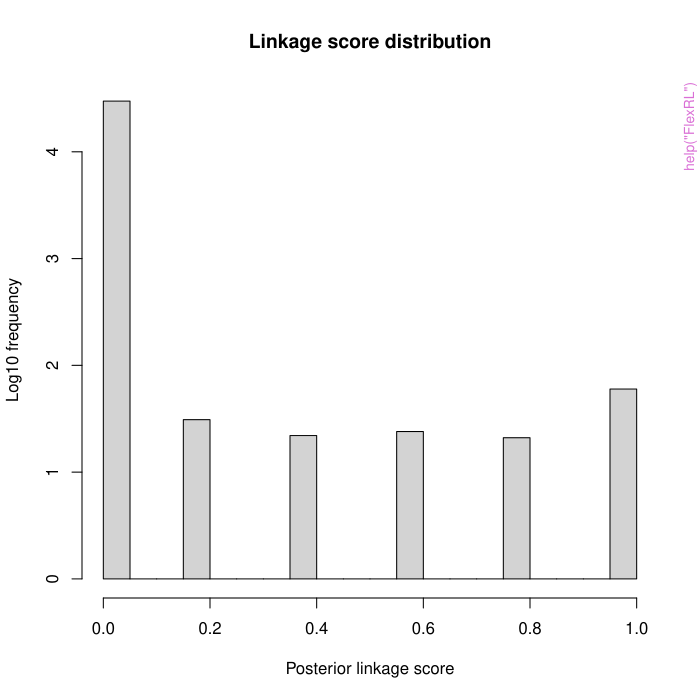

R code for this plot:
pkgname <- "FlexRL"
source(file.path(R.home("share"), "R", "examples-header.R"))
options(warn = 1)
base::assign(".ExTimings", "FlexRL-Ex.timings", pos = 'CheckExEnv')
base::cat("name\tuser\tsystem\telapsed\n", file=base::get(".ExTimings", pos = 'CheckExEnv'))
base::assign(".format_ptime",
function(x) {
  if(!is.na(x[4L])) x[1L] <- x[1L] + x[4L]
  if(!is.na(x[5L])) x[2L] <- x[2L] + x[5L]
  options(OutDec = '.')
  format(x[1L:3L], digits = 7L)
},
pos = 'CheckExEnv')

### * </HEADER>
library('FlexRL')

base::assign(".oldSearch", base::search(), pos = 'CheckExEnv')
base::assign(".old_wd", base::getwd(), pos = 'CheckExEnv')
cleanEx()
nameEx("FDP_score")
### * FDP_score

flush(stderr()); flush(stdout())

base::assign(".ptime", proc.time(), pos = "CheckExEnv")
### Name: FDP_score
### Title: Model specific, linkage score based, false discovery proportion
###   at a given threshold
### Aliases: FDP_score

### ** Examples

PIVs_config <- list( V1 = list(dynamics = "stable",
                               bound_mistakes = c(0.10,0.10),
                               fix_mistakes = c(NA,NA)),
                     V2 = list(dynamics = "stable",
                               bound_mistakes = c(0.10,0.10),
                               fix_mistakes = c(NA,NA)),
                     V3 = list(dynamics = "flexible",
                               bound_mistakes = c(NA,NA),
                               fix_mistakes = c(NA,NA)),
                     V4 = list(dynamics = "structured",
                               bound_mistakes = c(NA,NA),
                               fix_mistakes = c(0.03,0.03),
                               cond_hazard_cov = list(cov1=c("Xe", "Xf"),
                                                      cov2=c())) )
n_values  <- c( 5, 6, 7, 12 )
p_mistake <- list( V1 = c(0.02, 0.02), V2 = c(0.02, 0.02),
                   V3 = c(0.05, 0.05), V4 = c(0.02, 0.02) )
p_missing <- list( V1 = c(0.005, 0.005), V2 = c(0.005, 0.005),
                   V3 = c(0.005, 0.005), V4 = c(0.005, 0.005) )
cond_hazard_params <- list( V1 = c(), V2 = c(), 
                             V3 = c(), V4 = log(c(0.7, 0.6, 0.5)) )
gen_data <- simulate_data( PIVs_config, n_values, c(150, 200), 100, 
                           p_mistake, p_missing, cond_hazard_params, TRUE )
prep_data <- prepare_data( gen_data$data1, gen_data$data2, "1", "2",
                           PIVs_config, TRUE, "entity_id", TRUE )
fit <- StEM( data = prep_data, StEM_iter = 10, StEM_burnin = 5,
             gibbs_iter = 10, gibbs_burnin = 5, n_post_sample = 10 )
FDP_score(fit$Delta$x, 0.5)
FDP_score(fit$Delta$x, 0.75)



base::assign(".dptime", (proc.time() - get(".ptime", pos = "CheckExEnv")), pos = "CheckExEnv")
base::cat("FDP_score", base::get(".format_ptime", pos = 'CheckExEnv')(get(".dptime", pos = "CheckExEnv")), "\n", file=base::get(".ExTimings", pos = 'CheckExEnv'), append=TRUE, sep="\t")
cleanEx()
nameEx("FDP_synth")
### * FDP_synth

flush(stderr()); flush(stdout())

base::assign(".ptime", proc.time(), pos = "CheckExEnv")
### Name: FDP_synth
### Title: Model agnostic, based on synthetic data, false discovery
###   proportion at a given threshold
### Aliases: FDP_synth

### ** Examples

PIVs_config <- list( V1 = list(dynamics = "stable",
                               bound_mistakes = c(0.10,0.10),
                               fix_mistakes = c(NA,NA)),
                     V2 = list(dynamics = "stable",
                               bound_mistakes = c(0.10,0.10),
                               fix_mistakes = c(NA,NA)),
                     V3 = list(dynamics = "flexible",
                               bound_mistakes = c(NA,NA),
                               fix_mistakes = c(NA,NA)),
                     V4 = list(dynamics = "structured",
                               bound_mistakes = c(NA,NA),
                               fix_mistakes = c(0.03,0.03),
                               cond_hazard_cov = list(cov1=c("Xe", "Xf"),
                                                      cov2=c())) )
n_values  <- c( 5, 6, 7, 12 )
p_mistake <- list( V1 = c(0.02, 0.02), V2 = c(0.02, 0.02),
                   V3 = c(0.05, 0.05), V4 = c(0.02, 0.02) )
p_missing <- list( V1 = c(0.005, 0.005), V2 = c(0.005, 0.005),
                   V3 = c(0.005, 0.005), V4 = c(0.005, 0.005) )
cond_hazard_params <- list( V1 = c(), V2 = c(), 
                             V3 = c(), V4 = log(c(0.7, 0.6, 0.5)) )
gen_data <- simulate_data( PIVs_config, n_values, c(150, 200), 100, 
                           p_mistake, p_missing, cond_hazard_params, TRUE )
prep_data <- prepare_data( gen_data$data1, gen_data$data2, "1", "2",
                           PIVs_config, TRUE, "entity_id", TRUE )
PIVs <- names(PIVs_config)
n_synth <-as.integer(0.10 * nrow(prep_data$encodedB))
new_data <- synthesise("arf", prep_data$encodedA[, c(PIVs,"local_id","source",
                      "date",prep_data$PIVs_config$V4$cond_hazard_cov$covA)],
                      prep_data$encodedB[, c(PIVs,"local_id","source","date",
                      prep_data$PIVs_config$V4$cond_hazard_cov$covB)], PIVs, 
                      n_synth, TRUE)
new_data$dataA[PIVs][is.na(new_data$dataA[PIVs])] <- 0
new_data$dataB[PIVs][is.na(new_data$dataB[PIVs])] <- 0
# cannot model dynamics for synthetic data, set dates to 0
new_data$dataA$date[is.na(new_data$dataA$date)] <- 0
new_data$dataB$date[is.na(new_data$dataB$date)] <- 0
arguments <- list(data = prep_data, StEM_iter = 5, StEM_burnin = 2, 
                  gibbs_iter = 5, gibbs_burnin = 2, n_post_sample = 5)
fit_flexrl <- link_with_FlexRL(new_data$dataA, new_data$dataB, arguments)  
FDP_synth(fit_flexrl$idxA, fit_flexrl$idxB, fit_flexrl$LinkScore, 0.5,
          nrow(prep_data$encodedA), nrow(prep_data$encodedB), 
          n_synth)



base::assign(".dptime", (proc.time() - get(".ptime", pos = "CheckExEnv")), pos = "CheckExEnv")
base::cat("FDP_synth", base::get(".format_ptime", pos = 'CheckExEnv')(get(".dptime", pos = "CheckExEnv")), "\n", file=base::get(".ExTimings", pos = 'CheckExEnv'), append=TRUE, sep="\t")
cleanEx()
nameEx("FlexRL")
### * FlexRL

flush(stderr()); flush(stdout())

base::assign(".ptime", proc.time(), pos = "CheckExEnv")
### Name: FlexRL
### Title: FlexRL: A Flexible Model for Record Linkage
### Aliases: FlexRL-package FlexRL

### ** Examples

# Link two simulated sources with 4 PIVs: two stable, one flexible, one
# structured. The true links are known, so performance can be computed.
PIVs_config <- list( V1 = list(dynamics = "stable",
                               bound_mistakes = c(0.10,0.10),
                               fix_mistakes = c(NA,NA)),
                     V2 = list(dynamics = "stable",
                               bound_mistakes = c(0.10,0.10),
                               fix_mistakes = c(NA,NA)),
                     V3 = list(dynamics = "flexible",
                               bound_mistakes = c(NA,NA),
                               fix_mistakes = c(NA,NA)),
                     V4 = list(dynamics = "structured",
                               bound_mistakes = c(NA,NA),
                               fix_mistakes = c(0.03,0.03),
                               cond_hazard_cov = list(cov1=c("Xe", "Xf"),
                                                      cov2=c())) )
n_values  <- c( 5, 6, 7, 12 )
p_mistake <- list( V1 = c(0.02, 0.02), V2 = c(0.02, 0.02),
                  V3 = c(0.05, 0.05), V4 = c(0.02, 0.02) )
p_missing <- list( V1 = c(0.005, 0.005), V2 = c(0.005, 0.005),
                  V3 = c(0.005, 0.005), V4 = c(0.005, 0.005) )
cond_hazard_params <- list(V1 = c(), V2 = c(),
                           V3 = c(), V4 = log(c(0.7, 0.6, 0.5)))
gen_data <- simulate_data( PIVs_config, n_values, c(150, 200), 100,
                           p_mistake, p_missing, cond_hazard_params,
                           TRUE, survival_model("exponential") )
prep_data <- prepare_data( gen_data$data1, gen_data$data2, "1", "2",
                           PIVs_config, TRUE, "entity_id", TRUE )
fit <- StEM( data = prep_data, StEM_iter = 5, StEM_burnin = 2,
             gibbs_iter = 5, gibbs_burnin = 2, n_post_sample = 5 )

# linked pairs and performance against the true pairs
linked <- fit$Delta[fit$Delta$x > 0.5, ]
linked_pairs <- paste(linked$i, linked$j, sep = "_")
true_pairs   <- paste(prep_data$true_pairs[[1]], prep_data$true_pairs[[2]], sep = "_")
tp <- length(intersect(linked_pairs, true_pairs))
fp <- length(setdiff(linked_pairs, true_pairs))
fn <- length(setdiff(true_pairs, linked_pairs))
c(LinkageDecisionRule = 0.5, FDP = fp / (tp + fp), Sensitivity = tp / (tp + fn))

# diagnostics for inference on the linked data
diag <- RL_diagnostics(fit, prep_data$encodedA, prep_data$encodedB,
                       names(PIVs_config),
                       list(V1 = FALSE, V2 = FALSE, V3 = FALSE, V4 = TRUE),
                       names(PIVs_config),
                       true_pairs = prep_data$true_pairs, FDP_estimation = TRUE,
                       RL_method = "FlexRL", data = prep_data,
                       StEM_iter = 5, StEM_burnin = 2,
                       gibbs_iter = 5, gibbs_burnin = 2, n_post_sample = 5,
                       maxIter4CV = 1, n_repeats = 1)
diag # print(diag)
print(diag, threshold = 0.75)
plot(diag, "scores")
plot(diag, "distributions", threshold = 0.75)
plot(diag, "convergence")
plot(diag, "FDP")
plot(diag, "discrepancy")



base::assign(".dptime", (proc.time() - get(".ptime", pos = "CheckExEnv")), pos = "CheckExEnv")
base::cat("FlexRL", base::get(".format_ptime", pos = 'CheckExEnv')(get(".dptime", pos = "CheckExEnv")), "\n", file=base::get(".ExTimings", pos = 'CheckExEnv'), append=TRUE, sep="\t")
cleanEx()
nameEx("RL_agreement")
### * RL_agreement

flush(stderr()); flush(stdout())

base::assign(".ptime", proc.time(), pos = "CheckExEnv")
### Name: RL_agreement
### Title: Agreement rate of pairs on shared variables
### Aliases: RL_agreement

### ** Examples

PIVs_config <- list( V1 = list(dynamics = "stable",
                               bound_mistakes = c(0.10,0.10),
                               fix_mistakes = c(NA,NA)),
                     V2 = list(dynamics = "stable",
                               bound_mistakes = c(0.10,0.10),
                               fix_mistakes = c(NA,NA)),
                     V3 = list(dynamics = "flexible",
                               bound_mistakes = c(NA,NA),
                               fix_mistakes = c(NA,NA)),
                     V4 = list(dynamics = "structured",
                               bound_mistakes = c(NA,NA),
                               fix_mistakes = c(0.03,0.03),
                               cond_hazard_cov = list(cov1=c("Xe", "Xf"),
                                                      cov2=c())) )
n_values  <- c( 5, 6, 7, 12 )
p_mistake <- list( V1 = c(0.02, 0.02), V2 = c(0.02, 0.02),
                   V3 = c(0.05, 0.05), V4 = c(0.02, 0.02) )
p_missing <- list( V1 = c(0.005, 0.005), V2 = c(0.005, 0.005),
                   V3 = c(0.005, 0.005), V4 = c(0.005, 0.005) )
cond_hazard_params <- list( V1 = c(), V2 = c(), 
                             V3 = c(), V4 = log(c(0.7, 0.6, 0.5)) )
gen_data <- simulate_data( PIVs_config, n_values, c(150, 200), 100, 
                           p_mistake, p_missing, cond_hazard_params, TRUE )
prep_data <- prepare_data( gen_data$data1, gen_data$data2, "1", "2",
                           PIVs_config, TRUE, "entity_id", TRUE )
fit <- StEM( data = prep_data, StEM_iter = 10, StEM_burnin = 5, 
             gibbs_iter = 10, gibbs_burnin = 5, n_post_sample = 10 )                         
linked_pairs <- fit$Delta[fit$Delta$x > 0.5, ]
RL_agreement( prep_data$encodedA, prep_data$encodedB,
              names(PIVs_config), linked_pairs )
RL_agreement( prep_data$encodedA, prep_data$encodedB,
              names(PIVs_config), prep_data$true_pairs )



base::assign(".dptime", (proc.time() - get(".ptime", pos = "CheckExEnv")), pos = "CheckExEnv")
base::cat("RL_agreement", base::get(".format_ptime", pos = 'CheckExEnv')(get(".dptime", pos = "CheckExEnv")), "\n", file=base::get(".ExTimings", pos = 'CheckExEnv'), append=TRUE, sep="\t")
cleanEx()
nameEx("RL_diagnostics")
### * RL_diagnostics

flush(stderr()); flush(stdout())

base::assign(".ptime", proc.time(), pos = "CheckExEnv")
### Name: RL_diagnostics
### Title: Post-linkage diagnostics
### Aliases: RL_diagnostics

### ** Examples

PIVs_config <- list( V1 = list(dynamics = "stable",
                               bound_mistakes = c(0.10,0.10),
                               fix_mistakes = c(NA,NA)),
                     V2 = list(dynamics = "stable",
                               bound_mistakes = c(0.10,0.10),
                               fix_mistakes = c(NA,NA)),
                     V3 = list(dynamics = "flexible",
                               bound_mistakes = c(NA,NA),
                               fix_mistakes = c(NA,NA)),
                     V4 = list(dynamics = "structured",
                               bound_mistakes = c(NA,NA),
                               fix_mistakes = c(0.03,0.03),
                               cond_hazard_cov = list(cov1=c("Xe", "Xf"),
                                                      cov2=c())) )
n_values  <- c( 5, 6, 7, 12 )
p_mistake <- list( V1 = c(0.02, 0.02), V2 = c(0.02, 0.02),
                   V3 = c(0.05, 0.05), V4 = c(0.02, 0.02) )
p_missing <- list( V1 = c(0.005, 0.005), V2 = c(0.005, 0.005),
                   V3 = c(0.005, 0.005), V4 = c(0.005, 0.005) )
cond_hazard_params <- list( V1 = c(), V2 = c(), 
                             V3 = c(), V4 = log(c(0.7, 0.6, 0.5)) )
gen_data <- simulate_data( PIVs_config, n_values, c(150, 200), 100, 
                           p_mistake, p_missing, cond_hazard_params, TRUE )
prep_data <- prepare_data( gen_data$data1, gen_data$data2, "1", "2",
                           PIVs_config, TRUE, "entity_id", TRUE )
PIVs <- names(PIVs_config)  
PIVs_type <- list(V1=FALSE, V2=FALSE, V3=FALSE, V4=TRUE)
fit_brl <- link_with_BRL( prep_data$encodedA, prep_data$encodedB, 
                          list( flds = PIVs, 
                                types = rep("bi",length(PIVs)),
                                nIter = 500 ) )
diag_brl <- RL_diagnostics(fit_brl, prep_data$encodedA, prep_data$encodedB,
                           PIVs, PIVs_type, PIVs, true_pairs = prep_data$true_pairs,
                           FDP_estimation = TRUE, RL_method = "BRL", 
                           flds = PIVs, types = rep("bi",length(PIVs)), nIter = 500,
                           maxIter4CV = 1, n_repeats = 1)
diag_brl # print(diag_brl)
print(diag_brl, threshold = 0.75)
plot(diag_brl, "scores")
plot(diag_brl, "distributions", threshold = 0.75)
plot(diag_brl, "FDP")
plot(diag_brl, "discrepancy")



base::assign(".dptime", (proc.time() - get(".ptime", pos = "CheckExEnv")), pos = "CheckExEnv")
base::cat("RL_diagnostics", base::get(".format_ptime", pos = 'CheckExEnv')(get(".dptime", pos = "CheckExEnv")), "\n", file=base::get(".ExTimings", pos = 'CheckExEnv'), append=TRUE, sep="\t")
cleanEx()
nameEx("StEM")
### * StEM

flush(stderr()); flush(stdout())

base::assign(".ptime", proc.time(), pos = "CheckExEnv")
### Name: StEM
### Title: Stochastic Expectation-Maximisation for record linkage
### Aliases: StEM

### ** Examples

PIVs_config <- list( V1 = list(dynamics = "stable",
                               bound_mistakes = c(0.10,0.10),
                               fix_mistakes = c(NA,NA)),
                     V2 = list(dynamics = "stable",
                               bound_mistakes = c(0.10,0.10),
                               fix_mistakes = c(NA,NA)),
                     V3 = list(dynamics = "flexible",
                               bound_mistakes = c(NA,NA),
                               fix_mistakes = c(NA,NA)),
                     V4 = list(dynamics = "structured",
                               bound_mistakes = c(NA,NA),
                               fix_mistakes = c(0.03,0.03),
                               cond_hazard_cov = list(cov1=c("Xe", "Xf"),
                                                      cov2=c())) )
n_values  <- c( 5, 6, 7, 12 )
p_mistake <- list( V1 = c(0.02, 0.02), V2 = c(0.02, 0.02),
                   V3 = c(0.05, 0.05), V4 = c(0.02, 0.02) )
p_missing <- list( V1 = c(0.005, 0.005), V2 = c(0.005, 0.005),
                   V3 = c(0.005, 0.005), V4 = c(0.005, 0.005) )
                   
cond_hazard_params1 <- list( V1 = c(), V2 = c(), 
                             V3 = c(), V4 = log(c(0.7, 0.6, 0.5)) )
gen_data <- simulate_data( PIVs_config, n_values, c(150, 200), 100, 
                           p_mistake, p_missing, cond_hazard_params1, TRUE )
prep_data <- prepare_data( gen_data$data1, gen_data$data2, "1", "2",
                           PIVs_config, TRUE, "entity_id", TRUE )
fit1 <- StEM( data = prep_data, StEM_iter = 5, StEM_burnin = 2, 
              gibbs_iter = 5, gibbs_burnin = 2, n_post_sample = 5,
              model_dynamics = survival_model("exponential") )
apply(fit1$alpha$V4[2:5,], 2, mean)
cond_hazard_params1$V4
head(fit1$Delta[fit1$Delta$x > 0.5, ])

cond_hazard_params2 <- list( V1 = c(), V2 = c(), 
                             V3 = c(), V4 = log(c(0.3, 0.7, 0.6, 0.5)) )
gen_data <- simulate_data( PIVs_config, n_values, c(150, 200), 100, 
                           p_mistake, p_missing, cond_hazard_params2, TRUE,
                           model_dynamics = survival_model("weibull") )
prep_data <- prepare_data( gen_data$data1, gen_data$data2, "1", "2",
                           PIVs_config, TRUE, "entity_id", TRUE )
fit2 <- StEM( data = prep_data, StEM_iter = 5, StEM_burnin = 2, 
              gibbs_iter = 5, gibbs_burnin = 2, n_post_sample = 5,
              model_dynamics = survival_model("weibull"))
apply(fit2$alpha$V4[2:5,], 2, mean)
cond_hazard_params2$V4
head(fit2$Delta[fit2$Delta$x > 0.5, ])

cond_hazard_params3 <- list( V1 = c(), V2 = c(), 
                             V3 = c(), V4 = log(c(0.3, 0.7, 0.6, 0.5)) )
gen_data <- simulate_data( PIVs_config, n_values, c(150, 200), 100, 
                           p_mistake, p_missing, cond_hazard_params3, TRUE,
                           model_dynamics = survival_model("gompertz") )
prep_data <- prepare_data( gen_data$data1, gen_data$data2, "1", "2",
                           PIVs_config, TRUE, "entity_id", TRUE )
fit3 <- StEM( data = prep_data, StEM_iter = 5, StEM_burnin = 2, 
              gibbs_iter = 5, gibbs_burnin = 2, n_post_sample = 5,
              model_dynamics = survival_model("gompertz"))
apply(fit3$alpha$V4[2:5,], 2, mean)
cond_hazard_params3$V4
head(fit3$Delta[fit3$Delta$x > 0.5, ])

cond_hazard_params4 <- list( V1 = c(), V2 = c(), 
                             V3 = c(), V4 = log(c(0.6, 0.5, 0.4, 0.3, 0.2, 0.1)) )
gen_data <- simulate_data( PIVs_config, n_values, c(150, 200), 100, 
                           p_mistake, p_missing, cond_hazard_params4, TRUE,
                           model_dynamics = survival_model("piecewise", cuts = c(1,2,3)) )
prep_data <- prepare_data( gen_data$data1, gen_data$data2, "1", "2",
                           PIVs_config, TRUE, "entity_id", TRUE )
fit4 <- StEM( data = prep_data, StEM_iter = 2, StEM_burnin = 1, 
              gibbs_iter = 2, gibbs_burnin = 1, n_post_sample = 2,
              model_dynamics = survival_model("piecewise", cuts = c(1,2,3)))
apply(fit4$alpha$V4, 2, mean)
cond_hazard_params4$V4
head(fit4$Delta[fit4$Delta$x > 0.5, ])



base::assign(".dptime", (proc.time() - get(".ptime", pos = "CheckExEnv")), pos = "CheckExEnv")
base::cat("StEM", base::get(".format_ptime", pos = 'CheckExEnv')(get(".dptime", pos = "CheckExEnv")), "\n", file=base::get(".ExTimings", pos = 'CheckExEnv'), append=TRUE, sep="\t")
cleanEx()
nameEx("compute_RL_FDP_score")
### * compute_RL_FDP_score

flush(stderr()); flush(stdout())

base::assign(".ptime", proc.time(), pos = "CheckExEnv")
### Name: compute_RL_FDP_score
### Title: Estimate the false discovery proportion of a record-linkage
###   method via model specific linkage scores
### Aliases: compute_RL_FDP_score

### ** Examples

PIVs_config <- list( V1 = list(dynamics = "stable",
                               bound_mistakes = c(0.10,0.10),
                               fix_mistakes = c(NA,NA)),
                     V2 = list(dynamics = "stable",
                               bound_mistakes = c(0.10,0.10),
                               fix_mistakes = c(NA,NA)),
                     V3 = list(dynamics = "flexible",
                               bound_mistakes = c(NA,NA),
                               fix_mistakes = c(NA,NA)),
                     V4 = list(dynamics = "structured",
                               bound_mistakes = c(NA,NA),
                               fix_mistakes = c(0.03,0.03),
                               cond_hazard_cov = list(cov1=c("Xe", "Xf"),
                                                      cov2=c())) )
n_values  <- c( 5, 6, 7, 12 )
p_mistake <- list( V1 = c(0.02, 0.02), V2 = c(0.02, 0.02),
                   V3 = c(0.05, 0.05), V4 = c(0.02, 0.02) )
p_missing <- list( V1 = c(0.005, 0.005), V2 = c(0.005, 0.005),
                   V3 = c(0.005, 0.005), V4 = c(0.005, 0.005) )
cond_hazard_params <- list( V1 = c(), V2 = c(), 
                             V3 = c(), V4 = log(c(0.7, 0.6, 0.5)) )
gen_data <- simulate_data( PIVs_config, n_values, c(150, 200), 100, 
                           p_mistake, p_missing, cond_hazard_params, TRUE )
prep_data <- prepare_data( gen_data$data1, gen_data$data2, "1", "2",
                           PIVs_config, TRUE, "entity_id", TRUE )
PIVs <- names(PIVs_config)                          
compute_RL_FDP_score( prep_data$encodedA, prep_data$encodedB, PIVs, 1, 2,
                      "BRL", flds = PIVs, types = rep("bi",length(PIVs)) )
compute_RL_FDP_score( prep_data$encodedA, prep_data$encodedB, PIVs, 1, 2,
                      "FlexRL", data = prep_data, StEM_iter = 5, 
                      StEM_burnin = 2, gibbs_iter = 5, gibbs_burnin = 2,
                      n_post_sample = 5 )



base::assign(".dptime", (proc.time() - get(".ptime", pos = "CheckExEnv")), pos = "CheckExEnv")
base::cat("compute_RL_FDP_score", base::get(".format_ptime", pos = 'CheckExEnv')(get(".dptime", pos = "CheckExEnv")), "\n", file=base::get(".ExTimings", pos = 'CheckExEnv'), append=TRUE, sep="\t")
cleanEx()
nameEx("compute_augmRL_FDP_synth")
### * compute_augmRL_FDP_synth

flush(stderr()); flush(stdout())

base::assign(".ptime", proc.time(), pos = "CheckExEnv")
### Name: compute_augmRL_FDP_synth
### Title: Estimate the false discovery proportion of a record-linkage
###   method via synthetic augmentation
### Aliases: compute_augmRL_FDP_synth

### ** Examples

PIVs_config <- list( V1 = list(dynamics = "stable",
                               bound_mistakes = c(0.10,0.10),
                               fix_mistakes = c(NA,NA)),
                     V2 = list(dynamics = "stable",
                               bound_mistakes = c(0.10,0.10),
                               fix_mistakes = c(NA,NA)),
                     V3 = list(dynamics = "flexible",
                               bound_mistakes = c(NA,NA),
                               fix_mistakes = c(NA,NA)),
                     V4 = list(dynamics = "structured",
                               bound_mistakes = c(NA,NA),
                               fix_mistakes = c(0.03,0.03),
                               cond_hazard_cov = list(cov1=c("Xe", "Xf"),
                                                      cov2=c())) )
n_values  <- c( 5, 6, 7, 12 )
p_mistake <- list( V1 = c(0.02, 0.02), V2 = c(0.02, 0.02),
                   V3 = c(0.05, 0.05), V4 = c(0.02, 0.02) )
p_missing <- list( V1 = c(0.005, 0.005), V2 = c(0.005, 0.005),
                   V3 = c(0.005, 0.005), V4 = c(0.005, 0.005) )
cond_hazard_params <- list( V1 = c(), V2 = c(), 
                             V3 = c(), V4 = log(c(0.7, 0.6, 0.5)) )
gen_data <- simulate_data( PIVs_config, n_values, c(150, 200), 100, 
                           p_mistake, p_missing, cond_hazard_params, TRUE )
prep_data <- prepare_data( gen_data$data1, gen_data$data2, "1", "2",
                           PIVs_config, TRUE, "entity_id", TRUE )
PIVs <- names(PIVs_config)                         
compute_augmRL_FDP_synth( "arf", prep_data$encodedA, prep_data$encodedB, PIVs, 
                          NULL, TRUE, 1, 2, "BRL", flds = PIVs, 
                          types = rep("bi",length(PIVs)) )
compute_augmRL_FDP_synth( "arf", prep_data$encodedA, prep_data$encodedB, PIVs, 
                          NULL, TRUE, 1, 2, "FlexRL", data = prep_data, 
                          StEM_iter = 5, StEM_burnin = 2, 
                          gibbs_iter = 5, gibbs_burnin = 2, n_post_sample = 5 )



base::assign(".dptime", (proc.time() - get(".ptime", pos = "CheckExEnv")), pos = "CheckExEnv")
base::cat("compute_augmRL_FDP_synth", base::get(".format_ptime", pos = 'CheckExEnv')(get(".dptime", pos = "CheckExEnv")), "\n", file=base::get(".ExTimings", pos = 'CheckExEnv'), append=TRUE, sep="\t")
cleanEx()
nameEx("create_data_alpha")
### * create_data_alpha

flush(stderr()); flush(stdout())

base::assign(".ptime", proc.time(), pos = "CheckExEnv")
### Name: create_data_alpha
### Title: Book-keeping data frame for parameters of PIVs dynamics
### Aliases: create_data_alpha

### ** Examples

PIVs_config <- list( V1 = list(dynamics = "stable",
                               bound_mistakes = c(0.10,0.10),
                               fix_mistakes = c(NA,NA)),
                     V2 = list(dynamics = "stable",
                               bound_mistakes = c(0.10,0.10),
                               fix_mistakes = c(NA,NA)),
                     V3 = list(dynamics = "flexible",
                               bound_mistakes = c(NA,NA),
                               fix_mistakes = c(NA,NA)),
                     V4 = list(dynamics = "structured",
                               bound_mistakes = c(NA,NA),
                               fix_mistakes = c(0.03,0.03),
                               cond_hazard_cov = list(cov1=c("Xe", "Xf"),
                                                    cov2=c())) )
PIVs_stable <- sapply(PIVs_config, function(x) x$dynamics != "structured")
n_coef_unstable = c(0,0,0,3)
Valpha <- mapply(create_data_alpha, n_coef_unstable = n_coef_unstable,
                 stable = PIVs_stable, SIMPLIFY = FALSE)



base::assign(".dptime", (proc.time() - get(".ptime", pos = "CheckExEnv")), pos = "CheckExEnv")
base::cat("create_data_alpha", base::get(".format_ptime", pos = 'CheckExEnv')(get(".dptime", pos = "CheckExEnv")), "\n", file=base::get(".ExTimings", pos = 'CheckExEnv'), append=TRUE, sep="\t")
cleanEx()
nameEx("log_lik")
### * log_lik

flush(stderr()); flush(stdout())

base::assign(".ptime", proc.time(), pos = "CheckExEnv")
### Name: log_lik
### Title: Log-likelihood of the linkage matrix
### Aliases: log_lik

### ** Examples

LLL <- Matrix::Matrix(0, nrow = 13, ncol = 15, sparse = TRUE)
LLA <- stats::runif(13, 0, 2)
LLB <- stats::runif(15, 0, 2)
links <- as.matrix(data.frame(idxA = c(5, 9, 11, 12, 13),
                              idxB = c(5, 9, 11, 13, 15)))
LLL[links] <- 0.67
sumRowD <- (seq_len(13) %in% links[, 1])
sumColD <- (seq_len(15) %in% links[, 2])
gamma <- 0.5
log_lik(LLL, LLA, LLB, links, sumRowD, sumColD, gamma)



base::assign(".dptime", (proc.time() - get(".ptime", pos = "CheckExEnv")), pos = "CheckExEnv")
base::cat("log_lik", base::get(".format_ptime", pos = 'CheckExEnv')(get(".dptime", pos = "CheckExEnv")), "\n", file=base::get(".ExTimings", pos = 'CheckExEnv'), append=TRUE, sep="\t")
cleanEx()
nameEx("log_possible_config")
### * log_possible_config

flush(stderr()); flush(stdout())

base::assign(".ptime", proc.time(), pos = "CheckExEnv")
### Name: log_possible_config
### Title: Log number of possible linkage configurations
### Aliases: log_possible_config

### ** Examples

log_possible_config(n_records_B = 15, sumD = 5)



base::assign(".dptime", (proc.time() - get(".ptime", pos = "CheckExEnv")), pos = "CheckExEnv")
base::cat("log_possible_config", base::get(".format_ptime", pos = 'CheckExEnv')(get(".dptime", pos = "CheckExEnv")), "\n", file=base::get(".ExTimings", pos = 'CheckExEnv'), append=TRUE, sep="\t")
cleanEx()
nameEx("mmd")
### * mmd

flush(stderr()); flush(stdout())

base::assign(".ptime", proc.time(), pos = "CheckExEnv")
### Name: mmd
### Title: Maximum Mean Discrepancy between two sets of variables
### Aliases: mmd

### ** Examples

x <- matrix(rnorm(50), ncol = 5)
y <- matrix(rnorm(30) + 0.5, ncol = 5)
mmd(x, y)



base::assign(".dptime", (proc.time() - get(".ptime", pos = "CheckExEnv")), pos = "CheckExEnv")
base::cat("mmd", base::get(".format_ptime", pos = 'CheckExEnv')(get(".dptime", pos = "CheckExEnv")), "\n", file=base::get(".ExTimings", pos = 'CheckExEnv'), append=TRUE, sep="\t")
cleanEx()
nameEx("naive_linkage")
### * naive_linkage

flush(stderr()); flush(stdout())

base::assign(".ptime", proc.time(), pos = "CheckExEnv")
### Name: naive_linkage
### Title: Naive (deterministic exact-match) record linkage
### Aliases: naive_linkage

### ** Examples

PIVs_config <- list( V1 = list(dynamics = "stable",
                               bound_mistakes = c(0.10,0.10),
                               fix_mistakes = c(NA,NA)),
                     V2 = list(dynamics = "stable",
                               bound_mistakes = c(0.10,0.10),
                               fix_mistakes = c(NA,NA)),
                     V3 = list(dynamics = "flexible",
                               bound_mistakes = c(NA,NA),
                               fix_mistakes = c(NA,NA)),
                     V4 = list(dynamics = "structured",
                               bound_mistakes = c(NA,NA),
                               fix_mistakes = c(0.03,0.03),
                               cond_hazard_cov = list(cov1=c("Xe", "Xf"),
                                                      cov2=c())) )
n_values  <- c( 5, 6, 7, 12 )
p_mistake <- list( V1 = c(0.02, 0.02), V2 = c(0.02, 0.02),
                   V3 = c(0.05, 0.05), V4 = c(0.02, 0.02) )
p_missing <- list( V1 = c(0.005, 0.005), V2 = c(0.005, 0.005),
                   V3 = c(0.005, 0.005), V4 = c(0.005, 0.005) )
cond_hazard_params <- list( V1 = c(), V2 = c(), 
                             V3 = c(), V4 = log(c(0.7, 0.6, 0.5)) )
gen_data <- simulate_data( PIVs_config, n_values, c(150, 200), 100, 
                           p_mistake, p_missing, cond_hazard_params, TRUE )
prep_data <- prepare_data( gen_data$data1, gen_data$data2, "1", "2",
                           PIVs_config, TRUE, "entity_id", TRUE )
naive_linkage( names(prep_data$PIVs_config), 
               prep_data$encodedA, prep_data$encodedB )



base::assign(".dptime", (proc.time() - get(".ptime", pos = "CheckExEnv")), pos = "CheckExEnv")
base::cat("naive_linkage", base::get(".format_ptime", pos = 'CheckExEnv')(get(".dptime", pos = "CheckExEnv")), "\n", file=base::get(".ExTimings", pos = 'CheckExEnv'), append=TRUE, sep="\t")
cleanEx()
nameEx("plot_StEM_convergence")
### * plot_StEM_convergence

flush(stderr()); flush(stdout())

base::assign(".ptime", proc.time(), pos = "CheckExEnv")
### Name: plot_StEM_convergence
### Title: Monte Carlo convergence (trace) plots for a fitted StEM model
### Aliases: plot_StEM_convergence

### ** Examples

PIVs_config <- list( V1 = list(dynamics = "stable",
                               bound_mistakes = c(0.10,0.10),
                               fix_mistakes = c(NA,NA)),
                     V2 = list(dynamics = "stable",
                               bound_mistakes = c(0.10,0.10),
                               fix_mistakes = c(NA,NA)),
                     V3 = list(dynamics = "flexible",
                               bound_mistakes = c(NA,NA),
                               fix_mistakes = c(NA,NA)),
                     V4 = list(dynamics = "structured",
                               bound_mistakes = c(NA,NA),
                               fix_mistakes = c(0.03,0.03),
                               cond_hazard_cov = list(cov1=c("Xe", "Xf"),
                                                      cov2=c())) )
n_values  <- c( 5, 6, 7, 12 )
p_mistake <- list( V1 = c(0.02, 0.02), V2 = c(0.02, 0.02),
                   V3 = c(0.05, 0.05), V4 = c(0.02, 0.02) )
p_missing <- list( V1 = c(0.005, 0.005), V2 = c(0.005, 0.005),
                   V3 = c(0.005, 0.005), V4 = c(0.005, 0.005) )
cond_hazard_params <- list( V1 = c(), V2 = c(), 
                             V3 = c(), V4 = log(c(0.7, 0.6, 0.5)) )
gen_data <- simulate_data( PIVs_config, n_values, c(150, 200), 100, 
                           p_mistake, p_missing, cond_hazard_params, TRUE )
prep_data <- prepare_data( gen_data$data1, gen_data$data2, "1", "2",
                           PIVs_config, TRUE, "entity_id", TRUE )
fit <- StEM( data = prep_data, StEM_iter = 10, StEM_burnin = 3,
             gibbs_iter = 10, gibbs_burnin = 3, n_post_sample = 10 )
plot_StEM_convergence(fit)



base::assign(".dptime", (proc.time() - get(".ptime", pos = "CheckExEnv")), pos = "CheckExEnv")
base::cat("plot_StEM_convergence", base::get(".format_ptime", pos = 'CheckExEnv')(get(".dptime", pos = "CheckExEnv")), "\n", file=base::get(".ExTimings", pos = 'CheckExEnv'), append=TRUE, sep="\t")
cleanEx()
nameEx("plot_distributions")
### * plot_distributions

flush(stderr()); flush(stdout())

base::assign(".ptime", proc.time(), pos = "CheckExEnv")
### Name: plot_distributions
### Title: Compare distributions of shared variables across data sets
###   (histograms/barplots)
### Aliases: plot_distributions

### ** Examples

PIVs_config <- list( V1 = list(dynamics = "stable",
                               bound_mistakes = c(0.10,0.10),
                               fix_mistakes = c(NA,NA)),
                     V2 = list(dynamics = "stable",
                               bound_mistakes = c(0.10,0.10),
                               fix_mistakes = c(NA,NA)),
                     V3 = list(dynamics = "flexible",
                               bound_mistakes = c(NA,NA),
                               fix_mistakes = c(NA,NA)),
                     V4 = list(dynamics = "structured",
                               bound_mistakes = c(NA,NA),
                               fix_mistakes = c(0.03,0.03),
                               cond_hazard_cov = list(cov1=c("Xe", "Xf"),
                                                      cov2=c())) )
n_values  <- c( 5, 6, 7, 12 )
p_mistake <- list( V1 = c(0.02, 0.02), V2 = c(0.02, 0.02),
                   V3 = c(0.05, 0.05), V4 = c(0.02, 0.02) )
p_missing <- list( V1 = c(0.005, 0.005), V2 = c(0.005, 0.005),
                   V3 = c(0.005, 0.005), V4 = c(0.005, 0.005) )
cond_hazard_params <- list( V1 = c(), V2 = c(), 
                             V3 = c(), V4 = log(c(0.7, 0.6, 0.5)) )
gen_data <- simulate_data( PIVs_config, n_values, c(150, 200), 100, 
                           p_mistake, p_missing, cond_hazard_params, TRUE )
prep_data <- prepare_data( gen_data$data1, gen_data$data2, "1", "2",
                           PIVs_config, TRUE, "entity_id", TRUE )
fit <- StEM( data = prep_data, StEM_iter = 10, StEM_burnin = 5,
             gibbs_iter = 10, gibbs_burnin = 5, n_post_sample = 10 )
threshold_strict <- stats::quantile(fit$Delta$x, 0.75)
data_list = list(data_baseline = prep_data$encodedA, 
data_select = prep_data$encodedA[fit$Delta[fit$Delta$x > threshold_strict, "i"],])
common_vars = names(PIVs_config)
plot_distributions(data_list, common_vars)
common_vars = c("Xe", "Xf")
plot_distributions(data_list, common_vars)



base::assign(".dptime", (proc.time() - get(".ptime", pos = "CheckExEnv")), pos = "CheckExEnv")
base::cat("plot_distributions", base::get(".format_ptime", pos = 'CheckExEnv')(get(".dptime", pos = "CheckExEnv")), "\n", file=base::get(".ExTimings", pos = 'CheckExEnv'), append=TRUE, sep="\t")
cleanEx()
nameEx("plot_linkage_scores")
### * plot_linkage_scores

flush(stderr()); flush(stdout())

base::assign(".ptime", proc.time(), pos = "CheckExEnv")
### Name: plot_linkage_scores
### Title: Plot the distribution of linkage scores
### Aliases: plot_linkage_scores

### ** Examples

fit_Delta_x <- c(0,0,0,0,0,0,0,0,0,0.1,0.1,0.1,0.1,0.1,0.1,0.1,0.1,0.1,0.1,
0.2,0.2,0.2,0.2,0.4,0.4,0.4,0.4,0.4,0.5,0.6,0.7,0.7,0.7,0.7,0.7,0.7,0.8,0.8)
plot_linkage_scores(1000, fit_Delta_x)



base::assign(".dptime", (proc.time() - get(".ptime", pos = "CheckExEnv")), pos = "CheckExEnv")
base::cat("plot_linkage_scores", base::get(".format_ptime", pos = 'CheckExEnv')(get(".dptime", pos = "CheckExEnv")), "\n", file=base::get(".ExTimings", pos = 'CheckExEnv'), append=TRUE, sep="\t")
cleanEx()
nameEx("prepare_data")
### * prepare_data

flush(stderr()); flush(stdout())

base::assign(".ptime", proc.time(), pos = "CheckExEnv")
### Name: prepare_data
### Title: Prepare two data sources for 'StEM()'
### Aliases: prepare_data

### ** Examples

PIVs_config <- list( V1 = list(dynamics = "stable",
                               bound_mistakes = c(0.10,0.10),
                               fix_mistakes = c(NA,NA)),
                     V2 = list(dynamics = "stable",
                               bound_mistakes = c(0.10,0.10),
                               fix_mistakes = c(NA,NA)),
                     V3 = list(dynamics = "flexible",
                               bound_mistakes = c(NA,NA),
                               fix_mistakes = c(NA,NA)),
                     V4 = list(dynamics = "structured",
                               bound_mistakes = c(NA,NA),
                               fix_mistakes = c(0.03,0.03),
                               cond_hazard_cov = list(cov1=c("Xe", "Xf"),
                                                      cov2=c())) )
n_values  <- c( 5, 6, 7, 12 )
p_mistake <- list( V1 = c(0.02, 0.02), V2 = c(0.02, 0.02),
                   V3 = c(0.05, 0.05), V4 = c(0.02, 0.02) )
p_missing <- list( V1 = c(0.005, 0.005), V2 = c(0.005, 0.005),
                   V3 = c(0.005, 0.005), V4 = c(0.005, 0.005) )
cond_hazard_params <- list( V1 = c(), V2 = c(), 
                             V3 = c(), V4 = log(c(0.7, 0.6, 0.5)) )
gen_data <- simulate_data( PIVs_config, n_values, c(150, 200), 100, 
                           p_mistake, p_missing, cond_hazard_params, TRUE )
prep_data <- prepare_data( gen_data$data1, gen_data$data2, "1", "2",
                           PIVs_config, TRUE, "entity_id", TRUE )
str(prep_data, max.level = 1)



base::assign(".dptime", (proc.time() - get(".ptime", pos = "CheckExEnv")), pos = "CheckExEnv")
base::cat("prepare_data", base::get(".format_ptime", pos = 'CheckExEnv')(get(".dptime", pos = "CheckExEnv")), "\n", file=base::get(".ExTimings", pos = 'CheckExEnv'), append=TRUE, sep="\t")
cleanEx()
nameEx("prop_level")
### * prop_level

flush(stderr()); flush(stdout())

base::assign(".ptime", proc.time(), pos = "CheckExEnv")
### Name: prop_level
### Title: Proportion of a data set with a given variable at a given level
### Aliases: prop_level

### ** Examples

df <- data.frame(colour = sample(c("orange", "purple"), 100, replace = TRUE))
prop_level(df, "colour", "purple")



base::assign(".dptime", (proc.time() - get(".ptime", pos = "CheckExEnv")), pos = "CheckExEnv")
base::cat("prop_level", base::get(".format_ptime", pos = 'CheckExEnv')(get(".dptime", pos = "CheckExEnv")), "\n", file=base::get(".ExTimings", pos = 'CheckExEnv'), append=TRUE, sep="\t")
cleanEx()
nameEx("simulateD")
### * simulateD

flush(stderr()); flush(stdout())

base::assign(".ptime", proc.time(), pos = "CheckExEnv")
### Name: simulateD
### Title: Simulate the linkage matrix D
### Aliases: simulateD

### ** Examples

PIVs_config <- list( V1 = list(dynamics = "stable",
                               bound_mistakes = c(0.10,0.10),
                               fix_mistakes = c(NA,NA)),
                     V2 = list(dynamics = "stable",
                               bound_mistakes = c(0.10,0.10),
                               fix_mistakes = c(NA,NA)),
                     V3 = list(dynamics = "flexible",
                               bound_mistakes = c(NA,NA),
                               fix_mistakes = c(NA,NA)),
                     V4 = list(dynamics = "structured",
                               bound_mistakes = c(NA,NA),
                               fix_mistakes = c(0.03,0.03),
                               cond_hazard_cov = list(cov1=c("Xe", "Xf"),
                                                      cov2=c())) )
n_values  <- c( 5, 6, 7, 12 )
p_mistake <- list( V1 = c(0.02, 0.02), V2 = c(0.02, 0.02),
                   V3 = c(0.05, 0.05), V4 = c(0.02, 0.02) )
p_missing <- list( V1 = c(0.005, 0.005), V2 = c(0.005, 0.005),
                   V3 = c(0.005, 0.005), V4 = c(0.005, 0.005) )
cond_hazard_params <- list( V1 = c(), V2 = c(), 
                            V3 = c(), V4 = log(c(0.7, 0.6, 0.5)) )
gen_data <- simulate_data( PIVs_config, n_values, c(150, 200), 100, 
                           p_mistake, p_missing, cond_hazard_params, TRUE )
data_StEM <- prepare_data( gen_data$data1, gen_data$data2, "1", "2",
                           PIVs_config, TRUE, "entity_id", TRUE )
PIVs_stable <- sapply(data_StEM$PIVs_config, function(x)
                        x$dynamics != "structured")
linksR = base::matrix(0,0,2)
linksCpp = linksR
sumRowD = rep(0, nrow(data_StEM$encodedA))
sumColD = rep(0, nrow(data_StEM$encodedB))
nlinkrec = 0
survivalpSameH = base::matrix(1, nrow(linksR), length(data_StEM$n_values))
gamma = 0.5
eta = lapply(data_StEM$n_values, function(x) rep(1/x,x))
phi = lapply(data_StEM$n_values, function(x)  c(0.9,0.9,0.1,0.1))
n_coef_unstable = lapply( seq_along(PIVs_stable), function(idx)
 if(PIVs_stable[idx]){ 0 }else{
   ncol(data_StEM$encodedA[, data_StEM$PIVs_config[[idx]]$cond_hazard_cov$covA,
                             drop=FALSE]) +
   ncol(data_StEM$encodedB[, data_StEM$PIVs_config[[idx]]$cond_hazard_cov$covB,
                             drop=FALSE]) + 1 } )
alpha = lapply( seq_along(PIVs_stable),
                function(idx) if(PIVs_stable[idx]){ c(-Inf) }
                else{ rep(log(0.05), n_coef_unstable[[idx]]) }
              )
newTruePivs = simulateH(data=data_StEM, links=linksCpp,
                        survivalpSameH=survivalpSameH,
                        sumRowD=sumRowD, sumColD=sumColD, eta=eta, phi=phi)
truepivsA = newTruePivs$truepivsA
truepivsB = newTruePivs$truepivsB
Dsample = simulateD(data=data_StEM, linksR=linksR,
                   truepivsA=truepivsA, truepivsB=truepivsB,
                   gamma=gamma, eta=eta, alpha=alpha, phi=phi)
linksCpp = Dsample$links
linksR = linksCpp + 1



base::assign(".dptime", (proc.time() - get(".ptime", pos = "CheckExEnv")), pos = "CheckExEnv")
base::cat("simulateD", base::get(".format_ptime", pos = 'CheckExEnv')(get(".dptime", pos = "CheckExEnv")), "\n", file=base::get(".ExTimings", pos = 'CheckExEnv'), append=TRUE, sep="\t")
cleanEx()
nameEx("simulateH")
### * simulateH

flush(stderr()); flush(stdout())

base::assign(".ptime", proc.time(), pos = "CheckExEnv")
### Name: simulateH
### Title: Simulate the true PIV values underlying the registered records
### Aliases: simulateH

### ** Examples

PIVs_config <- list( V1 = list(dynamics = "stable",
                               bound_mistakes = c(0.10,0.10),
                               fix_mistakes = c(NA,NA)),
                     V2 = list(dynamics = "stable",
                               bound_mistakes = c(0.10,0.10),
                               fix_mistakes = c(NA,NA)),
                     V3 = list(dynamics = "flexible",
                               bound_mistakes = c(NA,NA),
                               fix_mistakes = c(NA,NA)),
                     V4 = list(dynamics = "structured",
                               bound_mistakes = c(NA,NA),
                               fix_mistakes = c(0.03,0.03),
                               cond_hazard_cov = list(cov1=c("Xe", "Xf"),
                                                    cov2=c())) )
n_values  <- c( 5, 6, 7, 12 )
p_mistake <- list( V1 = c(0.02, 0.02), V2 = c(0.02, 0.02),
                  V3 = c(0.05, 0.05), V4 = c(0.02, 0.02) )
p_missing <- list( V1 = c(0.005, 0.005), V2 = c(0.005, 0.005),
                  V3 = c(0.005, 0.005), V4 = c(0.005, 0.005) )
cond_hazard_params <- list( V1 = c(), V2 = c(), 
                            V3 = c(), V4 = log(c(0.7, 0.6, 0.5)) )
gen_data <- simulate_data( PIVs_config, n_values, c(150, 200), 100, 
                           p_mistake, p_missing, cond_hazard_params, TRUE )
data_StEM <- prepare_data( gen_data$data1, gen_data$data2, "1", "2",
                           PIVs_config, TRUE, "entity_id", TRUE )
PIVs_stable <- sapply(data_StEM$PIVs_config, function(x)
                        x$dynamics != "structured")
linksR = base::matrix(0,0,2)
linksCpp = linksR
sumRowD = rep(0, nrow(data_StEM$encodedA))
sumColD = rep(0, nrow(data_StEM$encodedB))
nlinkrec = 0
survivalpSameH = base::matrix(1, nrow(linksR), length(data_StEM$n_values))
gamma = 0.5
eta = lapply(data_StEM$n_values, function(x) rep(1/x,x))
phi = lapply(data_StEM$n_values, function(x)  c(0.9,0.9,0.1,0.1))
n_coef_unstable = lapply( seq_along(PIVs_stable), function(idx)
 if(PIVs_stable[idx]){ 0 }else{
   ncol(data_StEM$encodedA[, data_StEM$PIVs_config[[idx]]$cond_hazard_cov$covA,
                             drop=FALSE]) +
   ncol(data_StEM$encodedB[, data_StEM$PIVs_config[[idx]]$cond_hazard_cov$covB,
                             drop=FALSE]) + 1 } )
alpha = lapply( seq_along(PIVs_stable),
                function(idx) if(PIVs_stable[idx]){ c(-Inf) }
                else{ rep(log(0.05), n_coef_unstable[[idx]]) }
              )
newTruePivs = simulateH(data=data_StEM, links=linksCpp,
                        survivalpSameH=survivalpSameH,
                        sumRowD=sumRowD, sumColD=sumColD, eta=eta, phi=phi)
truepivsA = newTruePivs$truepivsA
truepivsB = newTruePivs$truepivsB



base::assign(".dptime", (proc.time() - get(".ptime", pos = "CheckExEnv")), pos = "CheckExEnv")
base::cat("simulateH", base::get(".format_ptime", pos = 'CheckExEnv')(get(".dptime", pos = "CheckExEnv")), "\n", file=base::get(".ExTimings", pos = 'CheckExEnv'), append=TRUE, sep="\t")
cleanEx()
nameEx("simulate_data")
### * simulate_data

flush(stderr()); flush(stdout())

base::assign(".ptime", proc.time(), pos = "CheckExEnv")
### Name: simulate_data
### Title: Simulate two linked data sources for record linkage benchmarking
### Aliases: simulate_data

### ** Examples

PIVs_config <- list( V1 = list(dynamics = "stable",
                               bound_mistakes = c(0.10,0.10),
                               fix_mistakes = c(NA,NA)),
                     V2 = list(dynamics = "stable",
                               bound_mistakes = c(0.10,0.10),
                               fix_mistakes = c(NA,NA)),
                     V3 = list(dynamics = "flexible",
                               bound_mistakes = c(NA,NA),
                               fix_mistakes = c(NA,NA)),
                     V4 = list(dynamics = "structured",
                               bound_mistakes = c(NA,NA),
                               fix_mistakes = c(0.03,0.03),
                               cond_hazard_cov = list(cov1=c("Xe", "Xf"),
                                                    cov2=c())) )
n_values  <- c( 5, 6, 7, 12 )
p_mistake <- list( V1 = c(0.02, 0.02), V2 = c(0.02, 0.02),
                  V3 = c(0.05, 0.05), V4 = c(0.02, 0.02) )
p_missing <- list( V1 = c(0.005, 0.005), V2 = c(0.005, 0.005),
                  V3 = c(0.005, 0.005), V4 = c(0.005, 0.005) )
cond_hazard_params <- list( V1 = c(), V2 = c(), 
                            V3 = c(), V4 = log(c(0.7, 0.6, 0.5)) )
gen_data <- simulate_data( PIVs_config, n_values, c(150, 200), 100, 
                           p_mistake, p_missing, cond_hazard_params, TRUE )
str(gen_data, max.level = 1)



base::assign(".dptime", (proc.time() - get(".ptime", pos = "CheckExEnv")), pos = "CheckExEnv")
base::cat("simulate_data", base::get(".format_ptime", pos = 'CheckExEnv')(get(".dptime", pos = "CheckExEnv")), "\n", file=base::get(".ExTimings", pos = 'CheckExEnv'), append=TRUE, sep="\t")
cleanEx()
nameEx("smd")
### * smd

flush(stderr()); flush(stdout())

base::assign(".ptime", proc.time(), pos = "CheckExEnv")
### Name: smd
### Title: Standardised mean difference between a selected set and a
###   baseline
### Aliases: smd

### ** Examples

base <- data.frame(age = rnorm(200, 40, 10), sex = sample(c("M", "F"),
                    200, replace = TRUE))
select <- data.frame(age = rnorm(80, 43, 10), sex = sample(c("M", "F"), 80,
                    replace = TRUE, prob = c(0.6, 0.4)))
smd(select, base, "age")
smd(select, base, "sex", continuous = FALSE)



base::assign(".dptime", (proc.time() - get(".ptime", pos = "CheckExEnv")), pos = "CheckExEnv")
base::cat("smd", base::get(".format_ptime", pos = 'CheckExEnv')(get(".dptime", pos = "CheckExEnv")), "\n", file=base::get(".ExTimings", pos = 'CheckExEnv'), append=TRUE, sep="\t")
cleanEx()
nameEx("support_iou")
### * support_iou

flush(stderr()); flush(stdout())

base::assign(".ptime", proc.time(), pos = "CheckExEnv")
### Name: support_iou
### Title: Intersection-over-union of two histogram supports
### Aliases: support_iou

### ** Examples

h1 <- graphics::hist(rnorm(200), plot = FALSE)
h2 <- graphics::hist(rnorm(200) + 1, plot = FALSE)
support_iou(h1, h2)



base::assign(".dptime", (proc.time() - get(".ptime", pos = "CheckExEnv")), pos = "CheckExEnv")
base::cat("support_iou", base::get(".format_ptime", pos = 'CheckExEnv')(get(".dptime", pos = "CheckExEnv")), "\n", file=base::get(".ExTimings", pos = 'CheckExEnv'), append=TRUE, sep="\t")
cleanEx()
nameEx("survival_model")
### * survival_model

flush(stderr()); flush(stdout())

base::assign(".ptime", proc.time(), pos = "CheckExEnv")
### Name: survival_model
### Title: Survival models for the dynamics of a PIV
### Aliases: survival_model

### ** Examples

X <- cbind(intercept = rep(1, 5))
times <- c(0.001, 0.2, 1.3, 1.5, 2)
Hequal <- c(TRUE, TRUE, TRUE, FALSE, FALSE)

expo <- survival_model("exponential")
expo$S(X, alpha = log(0.3), times)
stats::nlminb(expo$init(ncol(X)), expo$negloglik, X = X, times = times,
              Hequal = Hequal)$par

weib <- survival_model("weibull")
weib$S(X, alpha = c(0.5, -1), times)
stats::nlminb(weib$init(ncol(X)), weib$negloglik, X = X, times = times,
              Hequal = Hequal)$par

gomp <- survival_model("gompertz")
gomp$S(X, alpha = c(0.5, -1), times)
stats::nlminb(gomp$init(ncol(X)), gomp$negloglik, X = X, times = times,
              Hequal = Hequal)$par
              
pw <- survival_model("piecewise", cuts = 1)
pw$S(X, alpha = c(-2, -1), times)
stats::nlminb(pw$init(ncol(X)), pw$negloglik, X = X, times = times,
              Hequal = Hequal)$par

# a custom model: log-logistic with scale exp(X alpha[-1]) 
# and shape exp(alpha[1])
loglogistic <- survival_model("custom",
  S = function(X, alpha, times) {
    lambda <- exp(as.matrix(X) %*% alpha[-1])
    1 / ( 1 + (lambda * times)^exp(alpha[1]) )
  },
  n_par = function(n_cov) n_cov + 1,
  init = function(n_cov) c(stats::rnorm(1, 0, 0.1), stats::runif(n_cov, log(0.01), log(1))))
loglogistic$S(X, alpha = c(0, -2), times)
stats::nlminb(loglogistic$init(ncol(X)), loglogistic$negloglik, X = X, times = times,
              Hequal = Hequal)$par



base::assign(".dptime", (proc.time() - get(".ptime", pos = "CheckExEnv")), pos = "CheckExEnv")
base::cat("survival_model", base::get(".format_ptime", pos = 'CheckExEnv')(get(".dptime", pos = "CheckExEnv")), "\n", file=base::get(".ExTimings", pos = 'CheckExEnv'), append=TRUE, sep="\t")
### * <FOOTER>
###
cleanEx()
options(digits = 7L)
base::cat("Time elapsed: ", proc.time() - base::get("ptime", pos = 'CheckExEnv'),"\n")
grDevices::dev.off()
###
### Local variables: ***
### mode: outline-minor ***
### outline-regexp: "\\(> \\)?### [*]+" ***
### End: ***
quit('no')
